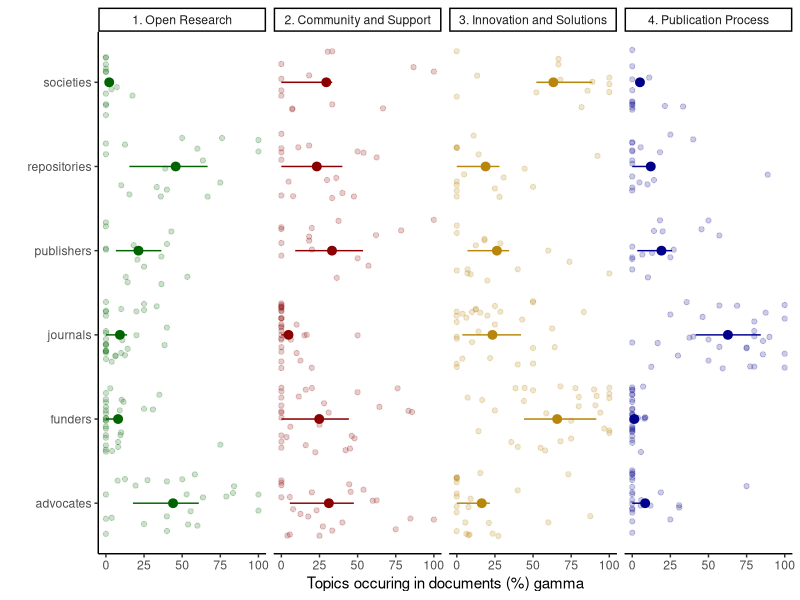

Write the R code that produced this figure.
## ---- chunk 1
knitr::opts_chunk$set(echo = TRUE)
## ---- chunk 2
rm(list=ls())
## ---- chunk 3
library(tidyverse)
library(dplyr)
library(ggplot2)
## ---- chunk 4
# Importing data produced in "2_Topic_modeling.Rmd"

# df_doc_level_stm_gamma <- read_csv(file = "./output/created_datasets/df_doc_level_stm_gamma.csv")

# Importing data that we originally created and used in our analysis
df_doc_level_stm_gamma <- read.csv(file = "./data/original_dataset_reproducibility_check/original_df_doc_level_stm_gamma.csv")
## ---- chunk 5
# glimpse(df_doc_level_stm_gamma)
# head(df_doc_level_stm_gamma, 10)

df_figure1_gamma <- df_doc_level_stm_gamma %>% 
  select(-total_topic, -total_sent) 

df_figure1_gamma$prop <- df_figure1_gamma$prop *100

df_figure1_gamma_wide <- df_figure1_gamma %>% 
  spread(topic, prop) %>% 
  rename(topic_1 = `1`, topic_2 = `2`, topic_3 = `3`, topic_4 = `4`)


# Topic/Category 1: Open Research 
# Topic/Category 2: Community & Support
# Topic/Category 3: Innovation & Solution
# Topic/Category 4: Publication process (control)

df_figure1_gamma_wide2 = data.frame(
  document = rep(df_figure1_gamma_wide$name,4),
  stakeholder = rep(df_figure1_gamma_wide$stakeholder,4),
  # type = c(rep("Topic 1",129), rep("Topic 2",129), rep("Topic 3",129), rep("Topic 4", 129)),
    type = c(rep("1. Open Research",129), rep("2. Community and Support",129), rep("3. Innovation and Solutions",129), rep("4. Publication Process", 129)),
  perc = c(df_figure1_gamma_wide$topic_1, df_figure1_gamma_wide$topic_2, df_figure1_gamma_wide$topic_3, df_figure1_gamma_wide$topic_4),
  perc2 = c(df_figure1_gamma_wide$topic_1, df_figure1_gamma_wide$topic_2, df_figure1_gamma_wide$topic_3, df_figure1_gamma_wide$topic_4)
)

# adding quantiles values
sum_figure1_gamma_wide2 = 
  df_figure1_gamma_wide2 %>%
  group_by(stakeholder, type) %>%
  dplyr::summarize(lower = quantile(perc, probs = .25), upper = quantile(perc, probs = .75), perc_fin = mean(perc)) %>% 
  rename(perc = perc_fin)


## ---- chunk 6

figure_topics <- ggplot() +
  geom_point(data = df_figure1_gamma_wide2, aes(x = perc, y = stakeholder, colour = type), alpha = 0.2, position = position_jitter(), show.legend = FALSE) +
  geom_pointrange(data = sum_figure1_gamma_wide2, aes(x = perc, xmin = lower, xmax = upper, y = stakeholder, colour = type), show.legend = FALSE) +
  facet_grid(.~type) + 
  labs(x = "Topics occuring in documents (%) gamma", y = "") +
  scale_color_manual(values = c("dark green", "dark red", "darkgoldenrod", "dark blue")) +
  theme_classic()

figure_topics

# # UNCOMMENT TO SAVE FIGURES

# figure_name <- paste0("./output/Figure_2A/Figure_2A.png")
# png(file=figure_name,
#   width= 3000, height= 2000, res=400)
#   figure_topics
#   dev.off()

## ---- chunk 7
sessionInfo()
